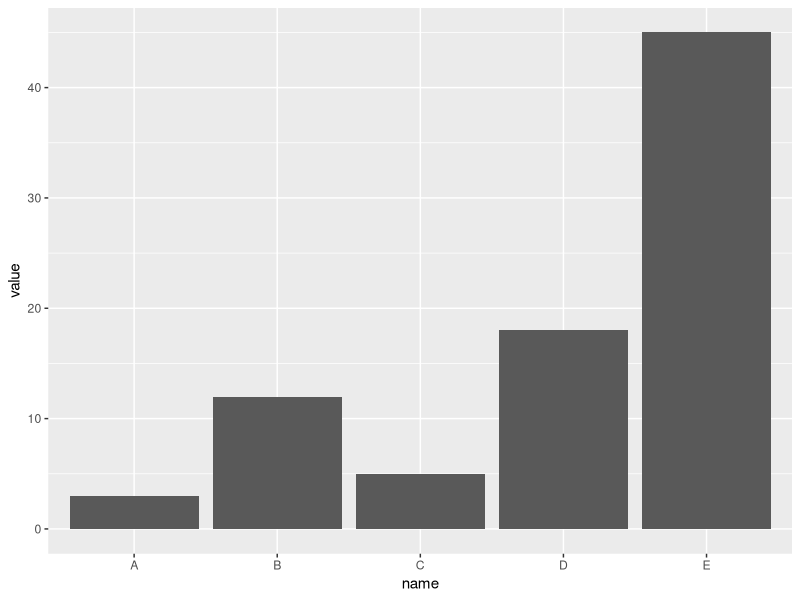

This chart was generated by the following R code:
## ---- chunk 1
library(tidyverse)
library(ggplot2)


data <- data.frame(
  name=c("A","B","C","D","E") ,  
  value=c(3,12,5,18,45))
  
ggplot(data, aes(x=name, y=value)) + 
  geom_bar(stat = "identity")
